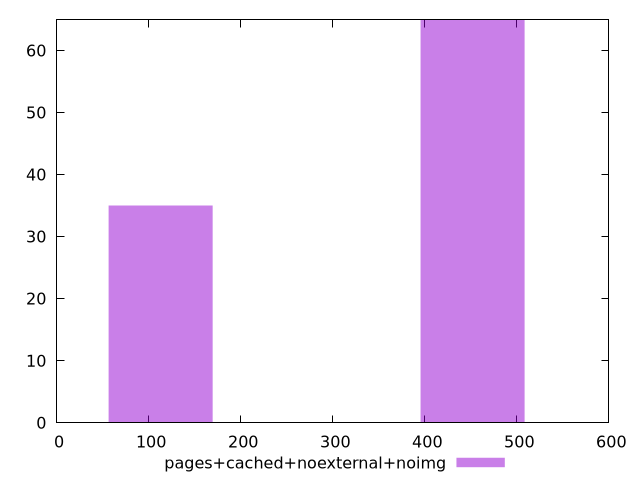

gnuplot code for this plot:
$_pagesCachedNoexternalNoimg <<EOF
112.98211886155418 35
451.92847544621674 65
EOF
set key outside below
set terminal pngcairo
set output "report_00004_2020-11-02T20-21-41.718Z/render-blocking-resources/pages+cached+noexternal+noimg//raw_hist.png"
set yrange [0:65]
set boxwidth 112.98211886155418
set style fill transparent solid 0.5 noborder
plot $_pagesCachedNoexternalNoimg title "pages+cached+noexternal+noimg" with boxes ,
